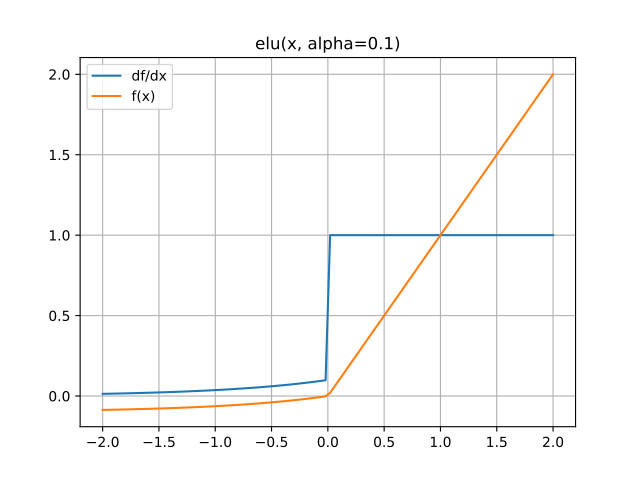

The script that drew this image:
import mygrad as mg
from mygrad.nnet.activations import elu
import matplotlib.pyplot as plt
x = mg.linspace(-2, 2, 100)
y = elu(x, alpha=0.1)
plt.title("elu(x, alpha=0.1)")
y.backward()
plt.plot(x, x.grad, label="df/dx")
plt.plot(x, y, label="f(x)")
plt.legend()
plt.grid()
plt.show()
